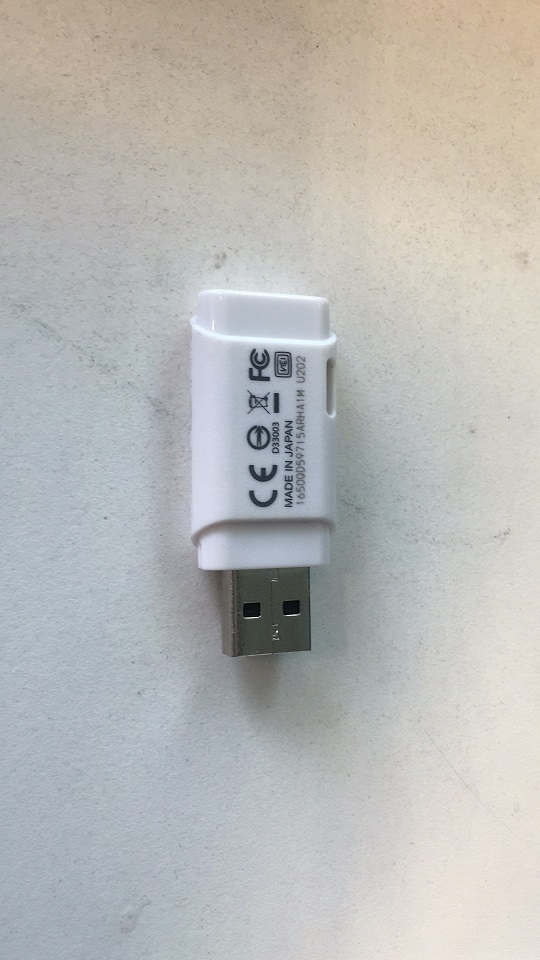
//> input picture img/blackU.jpg, 540 x 960 px
$ ./ObjectDect ../img/blackU.jpg   (built with g++ and OpenCV 4, the #if around main switched on)
//> lines starting //> are read from the running program, lines starting //| are printed output that depends on the picture
### OpencvStudy/include.h
#ifndef INCLUDE_H_
#define INCLUDE_H_

//使用Ctrl+k,Ctrl+c进行大段的屏蔽工作


//定义使用调用哪个文件进行测试
//#define USE_TEST 1
//#define USE_VECTOR 1
//#define USE_DISPLAYIMAGE 1
//#define USE_ROI 1
//#define USE_WAYTOACCESSPIXEL 1
//#define USE_SURF_TEST 1

//#define USE_MATRIXTEST 1
//#define USE_FACE_DECT 1
//#define USE_HARRIS 1

//#define USE_SEX_DECT 1


#endif

### ObjectDect/MultipleImageWindow.h
#include<iostream>
#include<string>
#include<vector>
//opencv库加入
#include<opencv2/opencv.hpp>

using namespace std;
using namespace cv;

class MultipleImageWindow
{
private:
	int cols;
	int rows;
	int canvas_width;
	int canvas_height;
	//Remember the string is belong to the namespace of std;
	std::string window_title;//这里光使用string是会提示错误的，因为它是在std命名空间
	vector<string> titles;
	vector<Mat> images;
	Mat canvas;
public:
	MultipleImageWindow(string window_title,int cols,int rows,int flags);
	//Add new image to stack of window
	int addImage(string title,Mat image,bool render=false);
	//Remove a image from position n
	void removeImage(int pos);
	//Render/redraw/update window
	void render();
};//Remember there has a ";"

### ObjectDect/ObjectDect.cpp
#include<iostream>
#include"MultipleImageWindow.h"
//#include "utility.hpp"//what is the function of utility.hpp
//#include"opencv2/core/utility.hpp"
#include"include.h"

//本文件主要练习物体检测
//1、熟悉一下预处理作用
//2、熟悉图像目标分割和检测（之前是一片空白）
//预处理步骤分为三个或者更多的子步骤：
//1、去噪
//2、去除光亮
//3、二值化

using namespace cv;

Mat calculateLightPattern(Mat _img);
//opencv command line parser functions
//keys accecpted by command line parser
const char* keys=
{
	"{help h usage?| | print this message}"
	"{@image || Image to process}"
	"{file|dong.txt|dd}"
};

//Remove the light and return new image without light
//@param img Mat image to remove the light pattern
//@param pattern Mat image with liht pattern
Mat removeLight(Mat img,Mat pattern,int method)
{
Mat aux;
//if the method is normalization
if(method==1)
{
	//First change our image to 32 float for division
	Mat img32,pattern32;
	img.convertTo(img32,CV_32F);
	pattern.convertTo(pattern32,CV_32F);
	//Divide the image by the pattern
	aux=1-(img32/pattern32);
	//Scale it to convert to 8bit
	aux=aux*255;
	//Convert 8 bits format
	aux.convertTo(aux,CV_8U);
}
else
{
	aux=pattern-img;
}
return aux;
}


void MymediaBlur(InputArray _src0,OutputArray _dst,int ksize);//It cann't use

#ifdef ObjectDectUse

int main(int argc,char** argv)
{
	//早期的图片
	IplImage *image;
	Mat mat;//这个就是类，对象
	//Mat convert to IplImage
	image=&IplImage(mat);

	cout<<"This a demo test ocr"<<endl;
	string s="This is a big";
	string file;
	int fsm;
	//MultipleImageWindow multipleImageWindow(s,1200,700,1);
	std::cout<<"This project is belong to ObjectDect.cpp file!"<<std::endl;
	//There the program is starting
	CommandLineParser parser(argc,argv,keys);
	// [8 lines of commented-out code are left out]
	cout<<"This is parser is passing!"<<endl;
	//read the image
	//Mat img=imread("D:\\OpencvStudy\\img\\timg.jpg");//remember the format of  image path
	Mat img=imread("D:\\OpencvStudy\\img\\blackU.jpg");
//> img is the input picture: 960 rows x 540 cols, CV_8UC3; mean B, G, R 182.6, 185, 185
	imshow("timg.jpg",img);
	Mat img_noise,img_box_smooth;
	medianBlur(img,img_noise,3);//This function is locate smooth.cpp
	//imshow("img_noise",img);
	//blur处理
	blur(img,img_box_smooth,Size(3,3));
	//imshow("img_box_smooth",img_box_smooth);
	//load back(no light) image
	Mat img_no_light;
	img_noise.copyTo(img_no_light);
	//Mat light_pattern=imread("D:\\OpencvStudy\\img\\back.jpg");
	//Mat lightBack=imread("D:\\OpencvStudy\\img\\blackWhite.jpg");
	Mat lightBack=calculateLightPattern(img);
//> in calculateLightPattern, `blur(_img,pattern,Size(_img.cols/3,_img.cols/3));`:
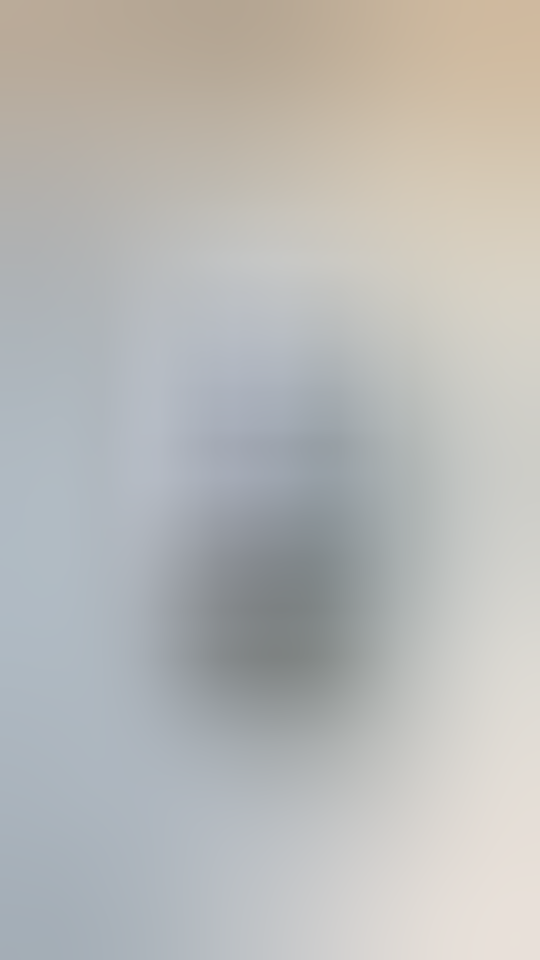
//> pattern: 960 rows x 540 cols, CV_8UC3; mean B, G, R 182.5, 185, 185
	//img_no_light=removeLight(img_noise,img,2);
	img_no_light=removeLight(img,lightBack,1);
//> in removeLight, `aux=1-(img32/pattern32);`:
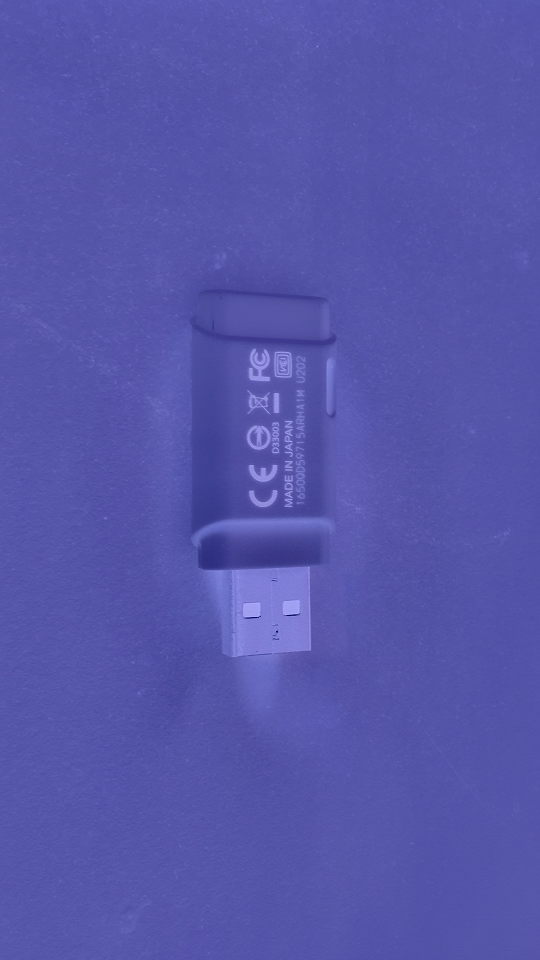
//> aux: 960 rows x 540 cols, CV_32FC3; mean B, G, R 0.0025, -0.998, -0.997; drawn with min black and max white
//> in removeLight, `aux.convertTo(aux,CV_8U);`:
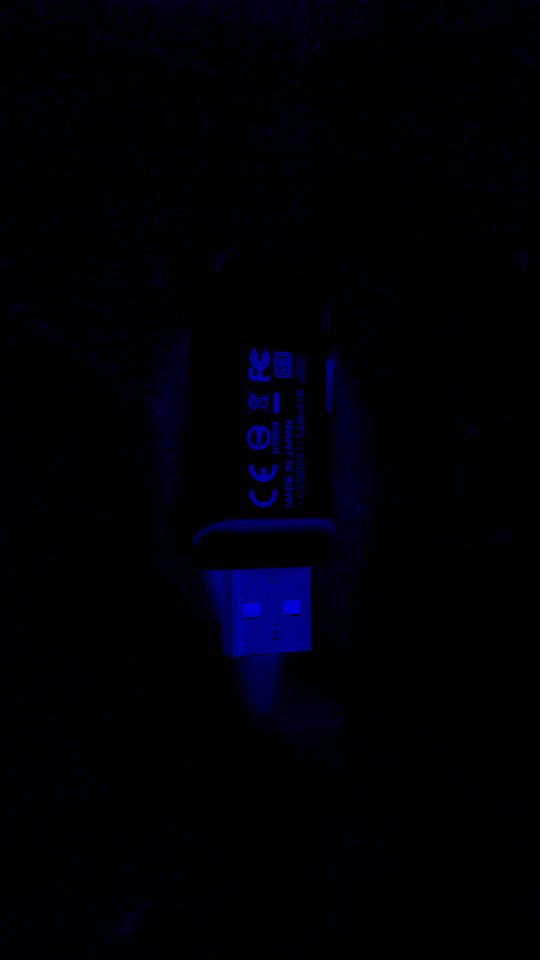
//> aux: 960 rows x 540 cols, CV_8UC3; mean B, G, R 6.4, 0, 0
	imshow("img_no_light",img_no_light);
	Mat img_thr;
	threshold(img_no_light, img_thr, 30, 255, THRESH_BINARY);
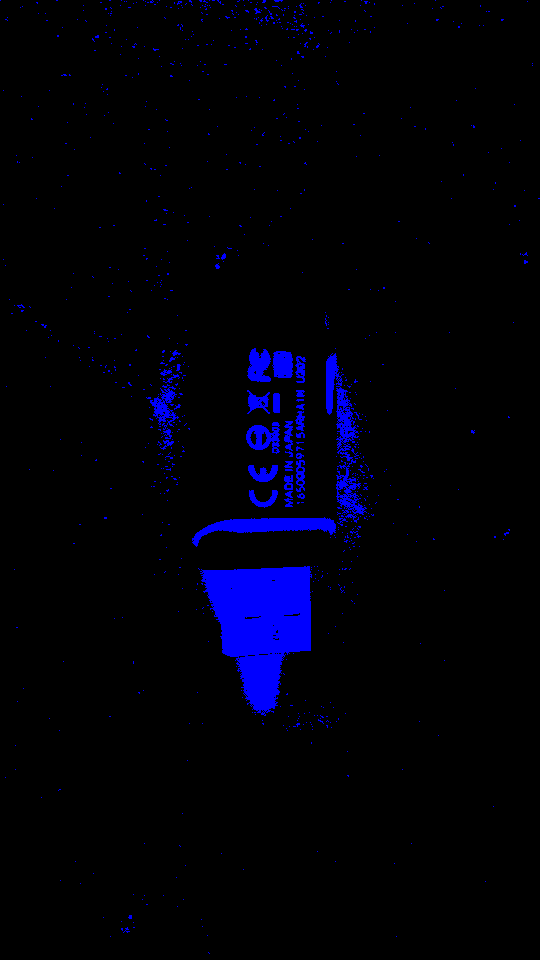
//> img_thr: 960 rows x 540 cols, CV_8UC3; mean B, G, R 10.1, 0, 0
	//imshow("img_thr",img_thr);

	//medianBlur(light_pattern,light_pattern,3);
	cv::waitKey(600000);
#ifdef DEBUG
	////test switch case
	while(1)
	{
	cout<<"please input the fsm:"<<endl;
	//cin>>fsm;
	fsm=0;
	switch(fsm)
	{
	case 0:
		cout<<"This is 0"<<endl;
		break;
	case 1:
		cout<<"This is 1"<<endl;
		break;
	default :
		cout<<"This is default"<<endl;
		break;
	}
	cout<<"this is beside the switch"<<endl;
	}
#endif
	return 0;
}
#endif
//MediaBlur function
//MediaBlur 是典型非线性滤波技术，用像素点领域灰度值的中值来代替该像素
//点的灰度值，主要是去除脉冲噪声、椒盐噪声（怎么区分的？）时有能保留图像边缘细节
void MymediaBlur(InputArray _src0,OutputArray _dst,int ksize)
{
	Mat src0=_src0.getMat();
	_dst.create(_src0.size(),_src0.type());
	Mat dst=_dst.getMat();
	if(ksize<=-1)
	{
		src0.copyTo(dst);
	}
	CV_Assert(ksize%2==1);//If there is even number,it will be assert failed
	//There need odd number,we will sort the ksize X ksize first.
	bool useSortNet=ksize==3||(ksize==5);
}
Mat calculateLightPattern(Mat _img)
{
	Mat pattern;
	blur(_img,pattern,Size(_img.cols/3,_img.cols/3));
	//imshow("calculateLightPattern",pattern);
	return pattern;
}
